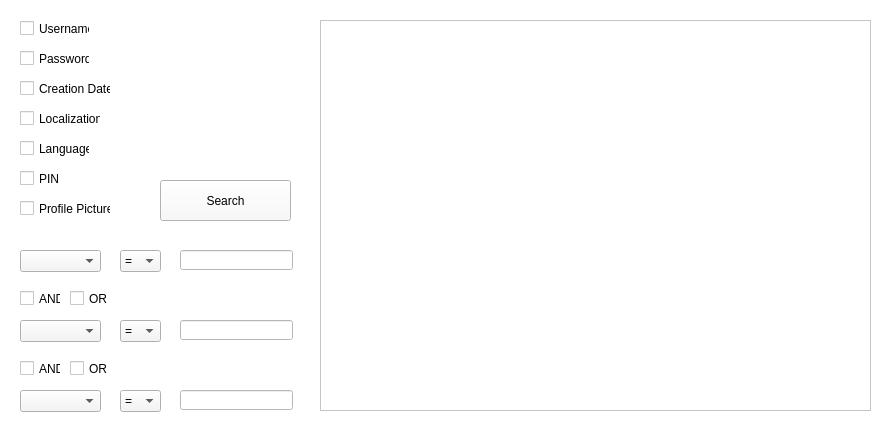
<?xml version="1.0" encoding="UTF-8"?>
<ui version="4.0">
 <class>accountManagerAdvancedView</class>
 <widget class="QWidget" name="accountManagerAdvancedView">
  <property name="geometry">
   <rect>
    <x>0</x>
    <y>0</y>
    <width>893</width>
    <height>428</height>
   </rect>
  </property>
  <property name="minimumSize">
   <size>
    <width>893</width>
    <height>428</height>
   </size>
  </property>
  <property name="maximumSize">
   <size>
    <width>893</width>
    <height>428</height>
   </size>
  </property>
  <property name="windowTitle">
   <string>Maplestory Manager - View Account (Advanced)</string>
  </property>
  <property name="windowIcon">
   <iconset>
    <normaloff>../images/maplestoryIcon.ico</normaloff>../images/maplestoryIcon.ico</iconset>
  </property>
  <property name="styleSheet">
   <string notr="true">background-color: rgb(255, 255, 255);</string>
  </property>
  <widget class="QListWidget" name="output">
   <property name="geometry">
    <rect>
     <x>320</x>
     <y>20</y>
     <width>551</width>
     <height>391</height>
    </rect>
   </property>
  </widget>
  <widget class="QCheckBox" name="usernameCheckbox">
   <property name="geometry">
    <rect>
     <x>20</x>
     <y>20</y>
     <width>70</width>
     <height>17</height>
    </rect>
   </property>
   <property name="text">
    <string>Username</string>
   </property>
  </widget>
  <widget class="QCheckBox" name="creationDateCheckbox">
   <property name="geometry">
    <rect>
     <x>20</x>
     <y>80</y>
     <width>91</width>
     <height>17</height>
    </rect>
   </property>
   <property name="text">
    <string>Creation Date</string>
   </property>
  </widget>
  <widget class="QCheckBox" name="localizationCheckbox">
   <property name="geometry">
    <rect>
     <x>20</x>
     <y>110</y>
     <width>81</width>
     <height>17</height>
    </rect>
   </property>
   <property name="text">
    <string>Localization</string>
   </property>
  </widget>
  <widget class="QCheckBox" name="preferredLanguageCheckbox">
   <property name="geometry">
    <rect>
     <x>20</x>
     <y>140</y>
     <width>70</width>
     <height>17</height>
    </rect>
   </property>
   <property name="text">
    <string>Language</string>
   </property>
  </widget>
  <widget class="QCheckBox" name="pinCheckbox">
   <property name="geometry">
    <rect>
     <x>20</x>
     <y>170</y>
     <width>70</width>
     <height>17</height>
    </rect>
   </property>
   <property name="text">
    <string>PIN</string>
   </property>
  </widget>
  <widget class="QCheckBox" name="profilePictureCheckbox">
   <property name="geometry">
    <rect>
     <x>20</x>
     <y>200</y>
     <width>91</width>
     <height>17</height>
    </rect>
   </property>
   <property name="text">
    <string>Profile Picture</string>
   </property>
  </widget>
  <widget class="QCheckBox" name="passwordCheckbox">
   <property name="geometry">
    <rect>
     <x>20</x>
     <y>50</y>
     <width>70</width>
     <height>17</height>
    </rect>
   </property>
   <property name="text">
    <string>Password</string>
   </property>
  </widget>
  <widget class="QComboBox" name="inputFirstConditional">
   <property name="geometry">
    <rect>
     <x>20</x>
     <y>250</y>
     <width>81</width>
     <height>22</height>
    </rect>
   </property>
   <property name="styleSheet">
    <string notr="true">background-color: rgb(245, 245, 245);</string>
   </property>
   <item>
    <property name="text">
     <string/>
    </property>
   </item>
   <item>
    <property name="text">
     <string>Username</string>
    </property>
   </item>
   <item>
    <property name="text">
     <string>Creation Date</string>
    </property>
   </item>
   <item>
    <property name="text">
     <string>Localization</string>
    </property>
   </item>
   <item>
    <property name="text">
     <string>Language</string>
    </property>
   </item>
  </widget>
  <widget class="QCheckBox" name="andFirst">
   <property name="geometry">
    <rect>
     <x>20</x>
     <y>290</y>
     <width>41</width>
     <height>17</height>
    </rect>
   </property>
   <property name="text">
    <string>AND</string>
   </property>
  </widget>
  <widget class="QCheckBox" name="orFirst">
   <property name="geometry">
    <rect>
     <x>70</x>
     <y>290</y>
     <width>41</width>
     <height>17</height>
    </rect>
   </property>
   <property name="text">
    <string>OR</string>
   </property>
  </widget>
  <widget class="QComboBox" name="inputSecondConditional">
   <property name="geometry">
    <rect>
     <x>20</x>
     <y>320</y>
     <width>81</width>
     <height>22</height>
    </rect>
   </property>
   <property name="styleSheet">
    <string notr="true">background-color: rgb(245, 245, 245);</string>
   </property>
   <item>
    <property name="text">
     <string/>
    </property>
   </item>
   <item>
    <property name="text">
     <string>Username</string>
    </property>
   </item>
   <item>
    <property name="text">
     <string>Creation Date</string>
    </property>
   </item>
   <item>
    <property name="text">
     <string>Localization</string>
    </property>
   </item>
   <item>
    <property name="text">
     <string>Language</string>
    </property>
   </item>
  </widget>
  <widget class="QCheckBox" name="orSecond">
   <property name="geometry">
    <rect>
     <x>70</x>
     <y>360</y>
     <width>41</width>
     <height>17</height>
    </rect>
   </property>
   <property name="text">
    <string>OR</string>
   </property>
  </widget>
  <widget class="QCheckBox" name="andSecond">
   <property name="geometry">
    <rect>
     <x>20</x>
     <y>360</y>
     <width>41</width>
     <height>17</height>
    </rect>
   </property>
   <property name="text">
    <string>AND</string>
   </property>
  </widget>
  <widget class="QComboBox" name="inputThirdConditional">
   <property name="geometry">
    <rect>
     <x>20</x>
     <y>390</y>
     <width>81</width>
     <height>22</height>
    </rect>
   </property>
   <property name="styleSheet">
    <string notr="true">background-color: rgb(245, 245, 245);</string>
   </property>
   <item>
    <property name="text">
     <string/>
    </property>
   </item>
   <item>
    <property name="text">
     <string>Username</string>
    </property>
   </item>
   <item>
    <property name="text">
     <string>Creation Date</string>
    </property>
   </item>
   <item>
    <property name="text">
     <string>Localization</string>
    </property>
   </item>
   <item>
    <property name="text">
     <string>Language</string>
    </property>
   </item>
  </widget>
  <widget class="QComboBox" name="conditionFirstConditional">
   <property name="geometry">
    <rect>
     <x>120</x>
     <y>250</y>
     <width>41</width>
     <height>22</height>
    </rect>
   </property>
   <property name="styleSheet">
    <string notr="true">background-color: rgb(245, 245, 245);</string>
   </property>
   <item>
    <property name="text">
     <string>=</string>
    </property>
   </item>
   <item>
    <property name="text">
     <string>!=</string>
    </property>
   </item>
   <item>
    <property name="text">
     <string>&gt;</string>
    </property>
   </item>
   <item>
    <property name="text">
     <string>&gt;=</string>
    </property>
   </item>
   <item>
    <property name="text">
     <string>&lt;</string>
    </property>
   </item>
   <item>
    <property name="text">
     <string>&lt;=</string>
    </property>
   </item>
  </widget>
  <widget class="QComboBox" name="conditionSecondConditional">
   <property name="geometry">
    <rect>
     <x>120</x>
     <y>320</y>
     <width>41</width>
     <height>22</height>
    </rect>
   </property>
   <property name="styleSheet">
    <string notr="true">background-color: rgb(245, 245, 245);</string>
   </property>
   <item>
    <property name="text">
     <string>=</string>
    </property>
   </item>
   <item>
    <property name="text">
     <string>!=</string>
    </property>
   </item>
   <item>
    <property name="text">
     <string>&gt;</string>
    </property>
   </item>
   <item>
    <property name="text">
     <string>&gt;=</string>
    </property>
   </item>
   <item>
    <property name="text">
     <string>&lt;</string>
    </property>
   </item>
   <item>
    <property name="text">
     <string>&lt;=</string>
    </property>
   </item>
  </widget>
  <widget class="QComboBox" name="conditionThirdConditional">
   <property name="geometry">
    <rect>
     <x>120</x>
     <y>390</y>
     <width>41</width>
     <height>22</height>
    </rect>
   </property>
   <property name="styleSheet">
    <string notr="true">background-color: rgb(245, 245, 245);</string>
   </property>
   <item>
    <property name="text">
     <string>=</string>
    </property>
   </item>
   <item>
    <property name="text">
     <string>!=</string>
    </property>
   </item>
   <item>
    <property name="text">
     <string>&gt;</string>
    </property>
   </item>
   <item>
    <property name="text">
     <string>&gt;=</string>
    </property>
   </item>
   <item>
    <property name="text">
     <string>&lt;</string>
    </property>
   </item>
   <item>
    <property name="text">
     <string>&lt;=</string>
    </property>
   </item>
  </widget>
  <widget class="QLineEdit" name="outputFirstConditional">
   <property name="geometry">
    <rect>
     <x>180</x>
     <y>250</y>
     <width>113</width>
     <height>20</height>
    </rect>
   </property>
   <property name="styleSheet">
    <string notr="true"/>
   </property>
  </widget>
  <widget class="QLineEdit" name="outputSecondConditional">
   <property name="geometry">
    <rect>
     <x>180</x>
     <y>320</y>
     <width>113</width>
     <height>20</height>
    </rect>
   </property>
   <property name="styleSheet">
    <string notr="true"/>
   </property>
  </widget>
  <widget class="QLineEdit" name="outputThirdConditional">
   <property name="geometry">
    <rect>
     <x>180</x>
     <y>390</y>
     <width>113</width>
     <height>20</height>
    </rect>
   </property>
   <property name="styleSheet">
    <string notr="true"/>
   </property>
  </widget>
  <widget class="QLabel" name="profilePictureView">
   <property name="geometry">
    <rect>
     <x>160</x>
     <y>20</y>
     <width>131</width>
     <height>141</height>
    </rect>
   </property>
   <property name="text">
    <string/>
   </property>
  </widget>
  <widget class="QPushButton" name="searchButton">
   <property name="geometry">
    <rect>
     <x>160</x>
     <y>180</y>
     <width>131</width>
     <height>41</height>
    </rect>
   </property>
   <property name="styleSheet">
    <string notr="true">background-color: rgb(249, 249, 249);</string>
   </property>
   <property name="text">
    <string>Search</string>
   </property>
  </widget>
 </widget>
 <resources/>
 <connections/>
</ui>
